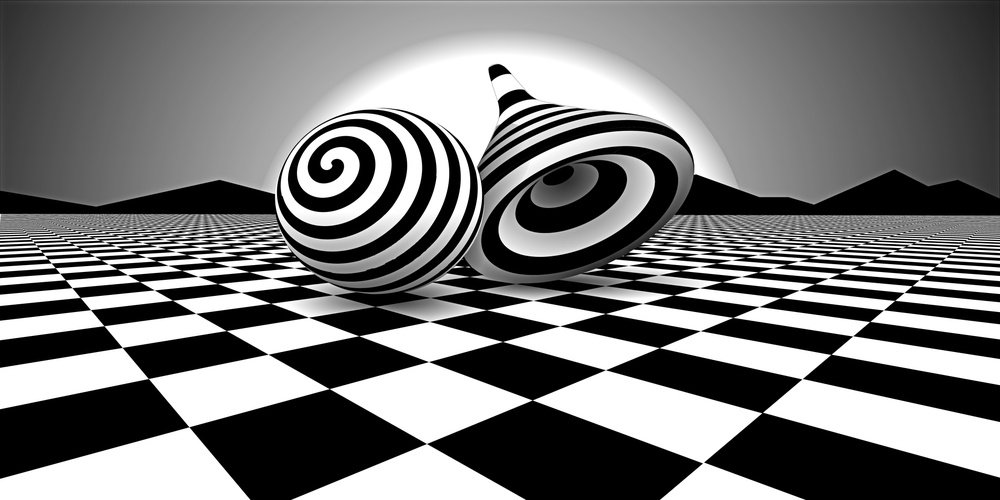
#> input picture P3/img/illusion-original.jpg, 1000 x 500 px, shrunk from 8192 x 4096 before the run
$ python salt-and-pepper-noise.py ../img/illusion-original.jpg out.png
#> lines starting #> are read from the running program, lines starting #| are printed output that depends on the picture
import numpy as np
import random
import cv2
import sys

def sp_noise(image,prob):
    '''
    Add salt and pepper noise to image
    prob: Probability of the noise
    '''
    output = np.zeros(image.shape,np.uint8)
    thres = 1 - prob
    for i in range(image.shape[0]):
        for j in range(image.shape[1]):
            rdn = random.random()
            if rdn < prob:
                output[i][j] = 0
            elif rdn > thres:
                output[i][j] = 255
            else:
                output[i][j] = image[i][j]
    return output

image = cv2.imread(sys.argv[1], 0) # Only for grayscale image
#> image is the input picture: shape (500, 1000); min 0, max 255, mean 118.6
noise_img = sp_noise(image,0.1)
#> after the loop in sp_noise, `for i in range(image.shape[0]):`:
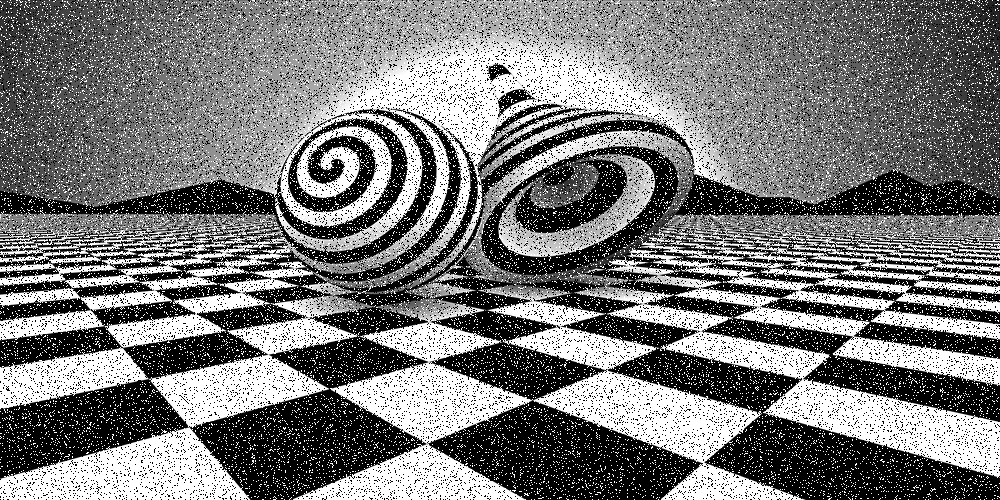
#> output: shape (500, 1000); min 0, max 255, mean 120.4
cv2.imwrite(sys.argv[2], noise_img)

$ run again, on P3/img/cat.png
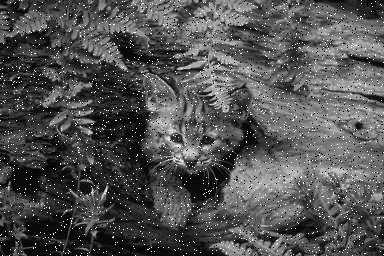
#> input picture P3/img/cat.png, 384 x 256 px
#> image is the input picture: shape (256, 384); min 0, max 255, mean 82.3
#> after the loop in sp_noise, `for i in range(image.shape[0]):`:
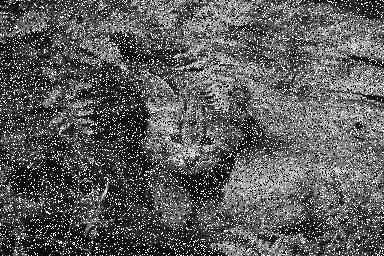
#> output: shape (256, 384); min 0, max 255, mean 91.3
